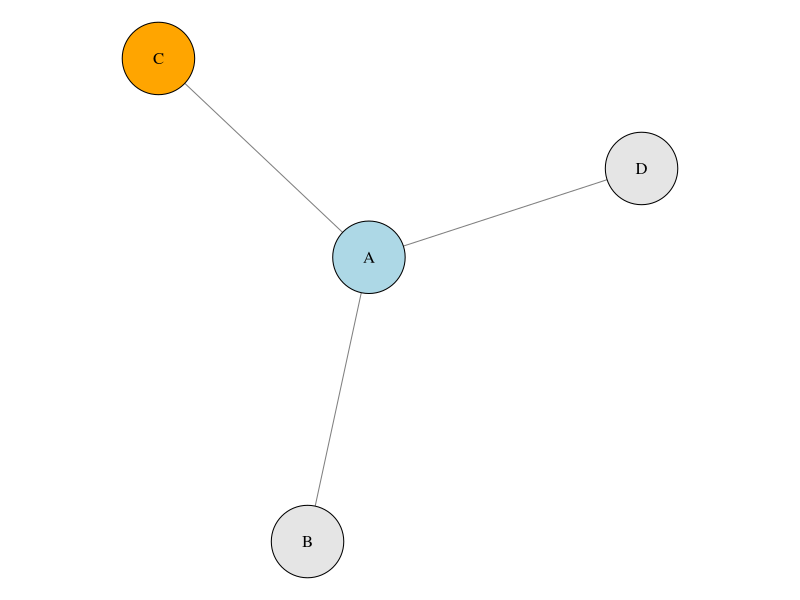
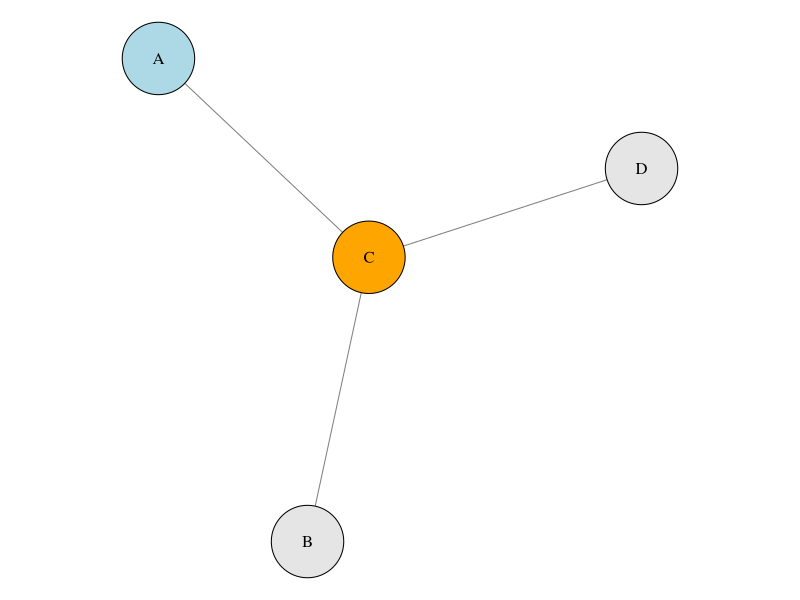

Generate these figures, in order, with R:
library(igraph)

set.seed(123)

# Create the graph data
edges <- data.frame(
  from = c("A", "A", "A"),
  to   = c("B", "C", "D")
)
g1 <- graph_from_data_frame(edges, directed = FALSE)

# Create a second graph with permuted labels
original_labels <- V(g1)$name
permuted_labels <- c("C", "B", "A", "D") # A and C are swapped
name_map <- setNames(permuted_labels, original_labels)

g2 <- g1
V(g2)$name <- name_map[V(g1)$name]

# Use a consistent layout for both graphs
layout <- layout_with_fr(g1)

# Function to assign consistent node colors
assign_node_colors <- function(names) {
  sapply(names, function(n) {
    if (n == "A") {
      "lightblue"
    } else if (n == "C") {
      "orange"
    } else {
      "gray90"
    }
  })
}

colors_g1 <- assign_node_colors(V(g1)$name)
colors_g2 <- assign_node_colors(V(g2)$name)

# Create directory if needed
if (!dir.exists("examples")) {
  dir.create("examples")
}

# Plot original graph (g1)
pdf("examples/node_exch_g1.pdf", width = 4, height = 2.5)
par(mar = c(0, 0, 0, 0))
plot(g1,
  layout = layout,
  vertex.label = V(g1)$name,
  vertex.label.color = "black",
  vertex.color = colors_g1,
  vertex.size = 30,
  edge.color = "gray50"
)
dev.off()

# Plot permuted graph (g2)
pdf("examples/node_exch_g2.pdf", width = 4, height = 2.5)
par(mar = c(0, 0, 0, 0))
plot(g2,
  layout = layout,
  vertex.label = V(g2)$name,
  vertex.label.color = "black",
  vertex.color = colors_g2,
  vertex.size = 30,
  edge.color = "gray50"
)
dev.off()
